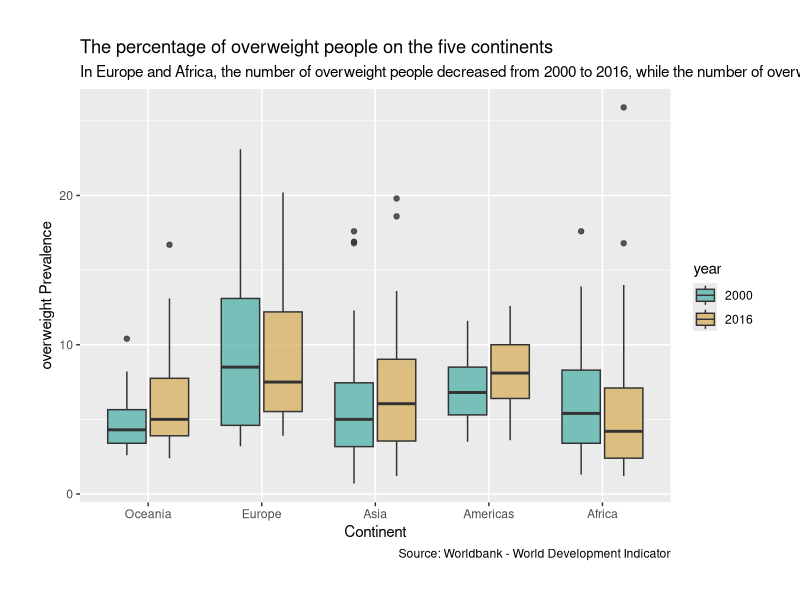

The R script that drew this image:
library(tidyverse)

world_bank_countries <- read_csv("data/world_bank_countries.csv")

# https://ggplot2tor.com/theme

world_bank_countries %>% 
  filter(year %in% c(2000, 2016)) %>% 
  mutate(
    year = year %>% as_factor,
    continent = continent %>% as_factor %>% 
      fct_relevel("Oceania", "Europe", "Asia", 
                  "Americas", "Africa")) %>%
  ggplot(aes(x = continent, 
             y = overweight,
             fill = year)) + 
  geom_boxplot(width = 0.75, 
               alpha = .8,
               position = position_dodge2(padding = 0.1)) +
  scale_fill_manual(values = c("#5ab4ac", "#d8b365")) +
  scale_y_continuous(name = "overweight Prevalence") +
  scale_x_discrete(name = "Continent") +
  theme(
    # Code goes here
    plot.margin = unit(rep(1, 4), "cm")
  ) +
  labs(
    title = "The percentage of overweight people on the five continents",
    subtitle = "In Europe and Africa, the number of overweight people decreased from 2000 to 2016, while the number of overweight people increased in the other continents.",
    caption = "Source: Worldbank - World Development Indicator"
  )
